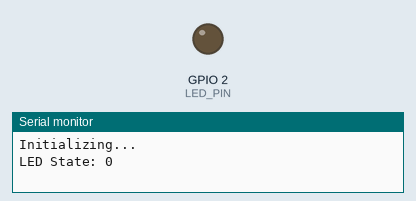
Recording of a program running on a simulated ESP32. Parts: output pins drawn as LEDs (lit = HIGH), the last lines printed to the serial monitor. Dashed ring = blinking.

Above: at 0.5 s.
At 2.2 s:
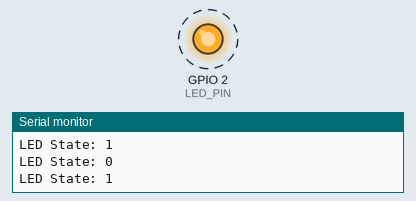
Timing chart, 0 to 3.0 s (numbered marks = the images above):
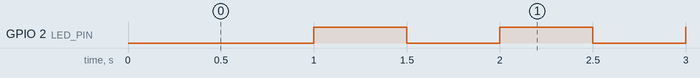

The program:

main.cpp
```cpp
#include <Arduino.h>
#include <config.h>

int timerCount = MAX_TIMER_COUNT;
hw_timer_t *timer = NULL;

void IRAM_ATTR onTimerInterrupt();
void SystemConfig();
void InitApplication();

void IRAM_ATTR onTimerInterrupt() {
  timerCount--;
  if (timerCount == 0) {
    digitalWrite(LED_PIN, HIGH);
    timerCount = MAX_TIMER_COUNT;
  }
  else {
    digitalWrite(LED_PIN, LOW);
  }
}
void SystemConfig() {
  pinMode(LED_PIN, OUTPUT);
  digitalWrite(LED_PIN, LOW);
  timerCount = MAX_TIMER_COUNT;
  timer = timerBegin(0, 80, true);
  timerAttachInterrupt(timer, &onTimerInterrupt, true);
  timerAlarmWrite(timer, TIMER_INTERVAL_US, true);
  timerAlarmEnable(timer);  // activate timer
}

void InitApplication() {
  Serial.begin(115200);
  Serial.println("Initializing...");
}

void setup() {
  SystemConfig();
  InitApplication();
}

void loop() {
  Serial.print("LED State: ");
  Serial.println(digitalRead(LED_PIN));  // display LED state
  delay(500);  // 500ms
}
```

config.h
```cpp
#define LED_PIN 2
#define TIMER_INTERVAL_US 500000  // 500 milliseconds
#define MAX_TIMER_COUNT 2
```

Measured:
- by itself, GPIO 2 (LED_PIN): alternates HIGH for 0.50 s and LOW for 0.50 s
